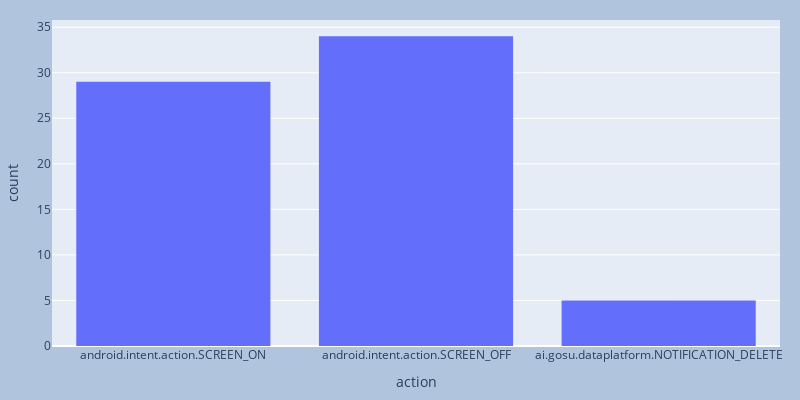
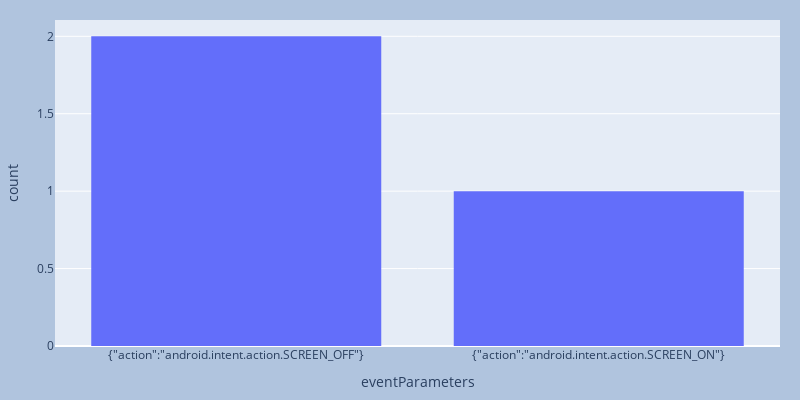

The cell these charts' notebook holds for them, in order:
### Code cell
fig = px.histogram(data_df, x="action",
                 width=800, height=400)

fig.update_layout(
    margin=dict(l=20, r=20, t=20, b=20),
    paper_bgcolor="LightSteelBlue",
)

fig.show()
fig = px.histogram(data_df, x="eventParameters",
                 width=800, height=400)

fig.update_layout(
    margin=dict(l=20, r=20, t=20, b=20),
    paper_bgcolor="LightSteelBlue",
)
fig.show()

### Figure 1 — Plotly figure (JSON) as saved in the notebook; plotly's stock layout.template omitted (floating-point values rounded to 4 significant figures)
{"data": [{"alignmentgroup": "True", "bingroup": "x", "hovertemplate": "action=%{x}<br>count=%{y}<extra></extra>", "legendgroup": "", "marker": {"color": "#636efa"}, "name": "", "offsetgroup": "", "orientation": "v", "showlegend": false, "type": "histogram", "x": ["android.intent.action.SCREEN_ON", "android.intent.action.SCREEN_OFF", "android.intent.action.SCREEN_ON", "android.intent.action.SCREEN_OFF", "android.intent.action.SCREEN_ON", "android.intent.action.SCREEN_OFF", "ai.gosu.dataplatform.NOTIFICATION_DELETE", "android.intent.action.SCREEN_OFF", "android.intent.action.SCREEN_ON", "android.intent.action.SCREEN_OFF", "android.intent.action.SCREEN_ON", "android.intent.action.SCREEN_OFF", "android.intent.action.SCREEN_ON", "android.intent.action.SCREEN_OFF", "android.intent.action.SCREEN_ON", "android.intent.action.SCREEN_OFF", "android.intent.action.SCREEN_ON", "ai.gosu.dataplatform.NOTIFICATION_DELETE", "ai.gosu.dataplatform.NOTIFICATION_DELETE", "android.intent.action.SCREEN_OFF", "android.intent.action.SCREEN_ON", "android.intent.action.SCREEN_OFF", "android.intent.action.SCREEN_ON", "android.intent.action.SCREEN_OFF", "android.intent.action.SCREEN_ON", "android.intent.action.SCREEN_OFF", "android.intent.action.SCREEN_ON", "android.intent.action.SCREEN_OFF", "android.intent.action.SCREEN_ON", "android.intent.action.SCREEN_OFF", "android.intent.action.SCREEN_ON", "android.intent.action.SCREEN_OFF", "android.intent.action.SCREEN_ON", "android.intent.action.SCREEN_OFF", "android.intent.action.SCREEN_ON", "android.intent.action.SCREEN_OFF", "android.intent.action.SCREEN_ON", "android.intent.action.SCREEN_OFF", "android.intent.action.SCREEN_ON", "android.intent.action.SCREEN_OFF", "android.intent.action.SCREEN_ON", "android.intent.action.SCREEN_OFF", "android.intent.action.SCREEN_ON", "android.intent.action.SCREEN_OFF", "android.intent.action.SCREEN_ON", "android.intent.action.SCREEN_OFF", "android.intent.action.SCREEN_ON", "android.intent.action.SCREEN_OFF", "android.intent.action.SCREEN_ON", "android.intent.action.SCREEN_OFF", "android.intent.action.SCREEN_ON", "ai.gosu.dataplatform.NOTIFICATION_DELETE", "ai.gosu.dataplatform.NOTIFICATION_DELETE", "android.intent.action.SCREEN_OFF", "android.intent.action.SCREEN_ON", "android.intent.action.SCREEN_OFF", "android.intent.action.SCREEN_OFF", "android.intent.action.SCREEN_OFF", "android.intent.action.SCREEN_ON", "android.intent.action.SCREEN_OFF", "android.intent.action.SCREEN_ON", "android.intent.action.SCREEN_OFF", null, null, null, "android.intent.action.SCREEN_ON", "android.intent.action.SCREEN_OFF", "android.intent.action.SCREEN_ON", "android.intent.action.SCREEN_OFF", "android.intent.action.SCREEN_OFF", "android.intent.action.SCREEN_OFF"], "xaxis": "x", "yaxis": "y"}], "layout": {"barmode": "relative", "height": 400, "legend": {"tracegroupgap": 0}, "margin": {"b": 20, "l": 20, "r": 20, "t": 20}, "paper_bgcolor": "LightSteelBlue", "width": 800, "xaxis": {"anchor": "y", "domain": [0, 1], "title": {"text": "action"}}, "yaxis": {"anchor": "x", "domain": [0, 1], "title": {"text": "count"}}}}

### Figure 2 — Plotly figure (JSON) as saved in the notebook; plotly's stock layout.template omitted (floating-point values rounded to 4 significant figures)
{"data": [{"alignmentgroup": "True", "bingroup": "x", "hovertemplate": "eventParameters=%{x}<br>count=%{y}<extra></extra>", "legendgroup": "", "marker": {"color": "#636efa"}, "name": "", "offsetgroup": "", "orientation": "v", "showlegend": false, "type": "histogram", "x": [null, null, null, null, null, null, null, null, null, null, null, null, null, null, null, null, null, null, null, null, null, null, null, null, null, null, null, null, null, null, null, null, null, null, null, null, null, null, null, null, null, null, null, null, null, null, null, null, null, null, null, null, null, null, null, null, null, null, null, null, null, null, "{\"action\":\"android.intent.action.SCREEN_OFF\"}", "{\"action\":\"android.intent.action.SCREEN_ON\"}", "{\"action\":\"android.intent.action.SCREEN_OFF\"}", null, null, null, null, null, null], "xaxis": "x", "yaxis": "y"}], "layout": {"barmode": "relative", "height": 400, "legend": {"tracegroupgap": 0}, "margin": {"b": 20, "l": 20, "r": 20, "t": 20}, "paper_bgcolor": "LightSteelBlue", "width": 800, "xaxis": {"anchor": "y", "domain": [0, 1], "title": {"text": "eventParameters"}}, "yaxis": {"anchor": "x", "domain": [0, 1], "title": {"text": "count"}}}}
